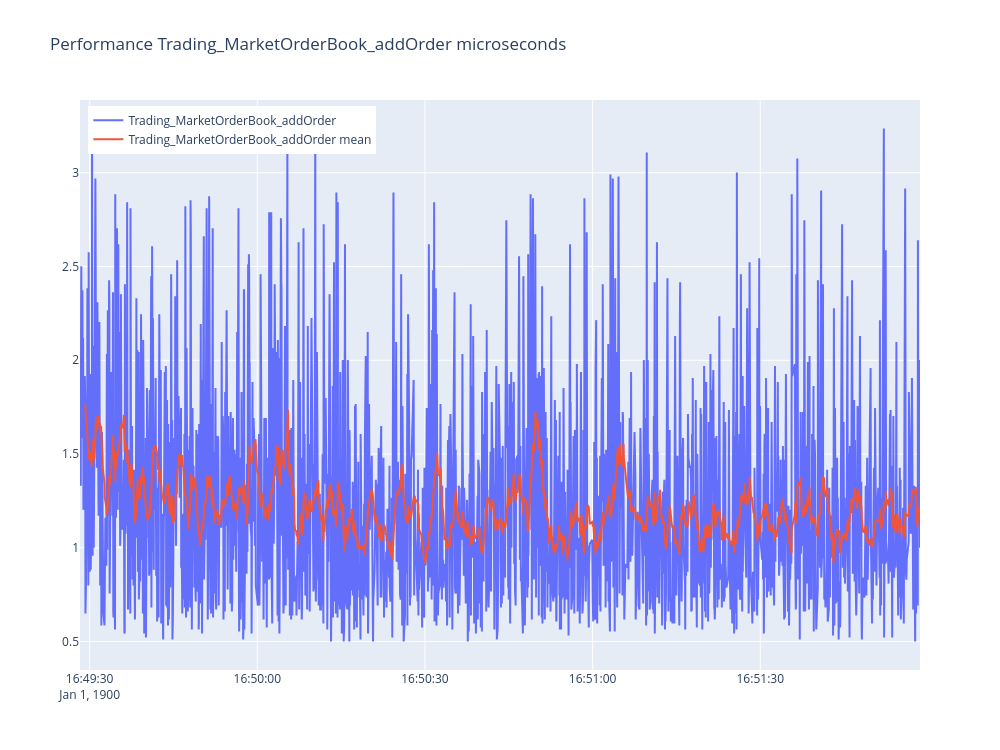
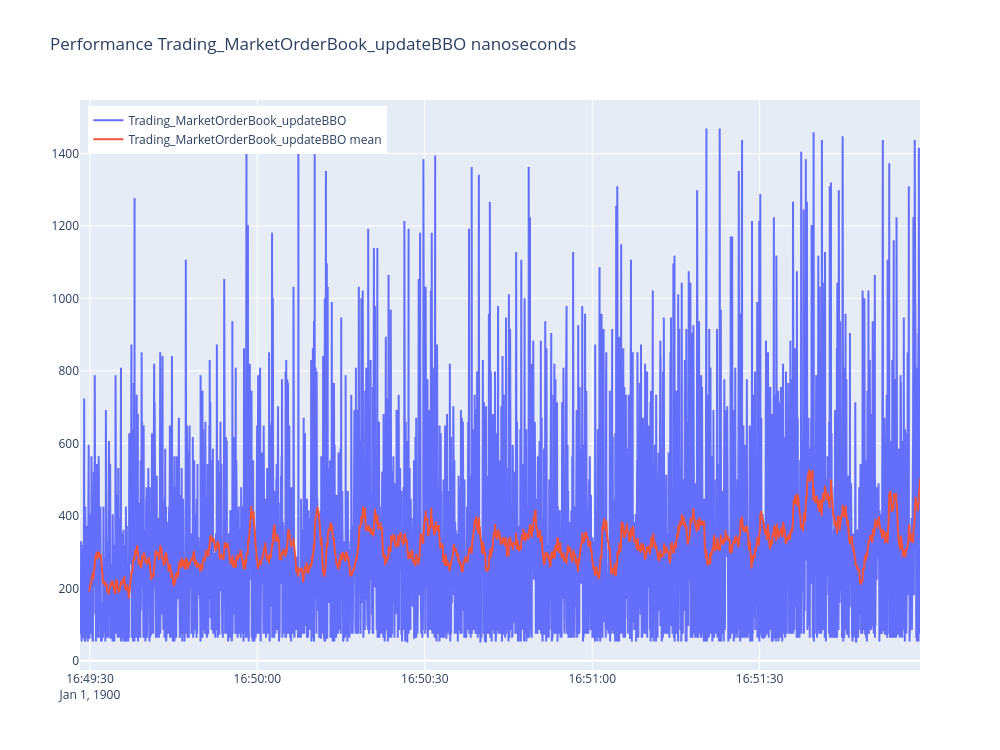
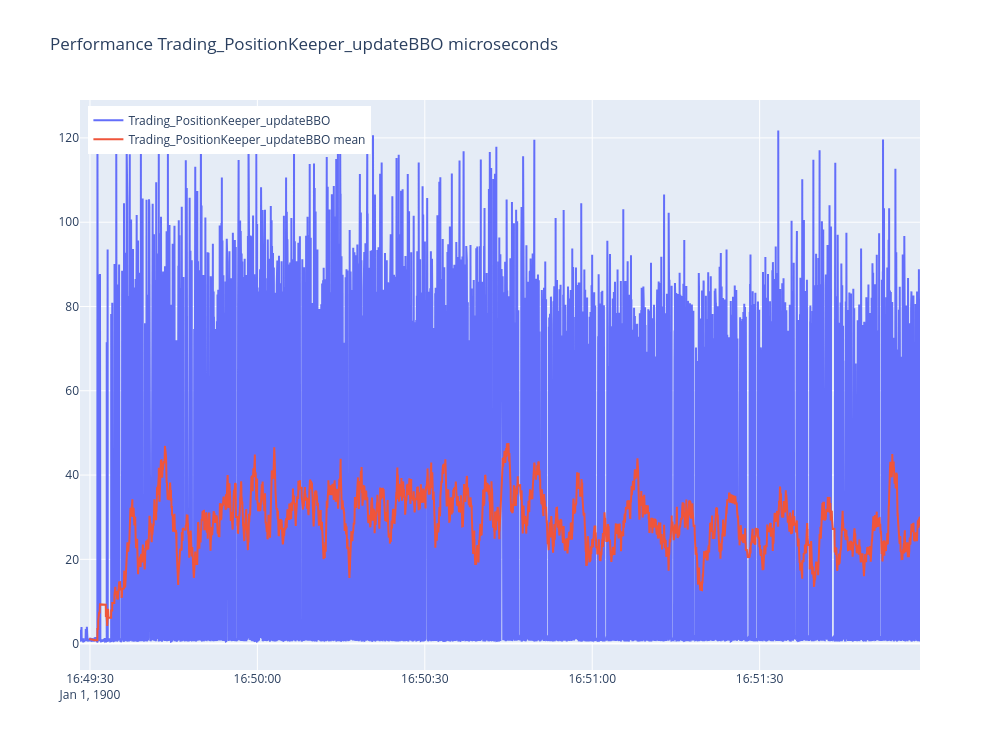
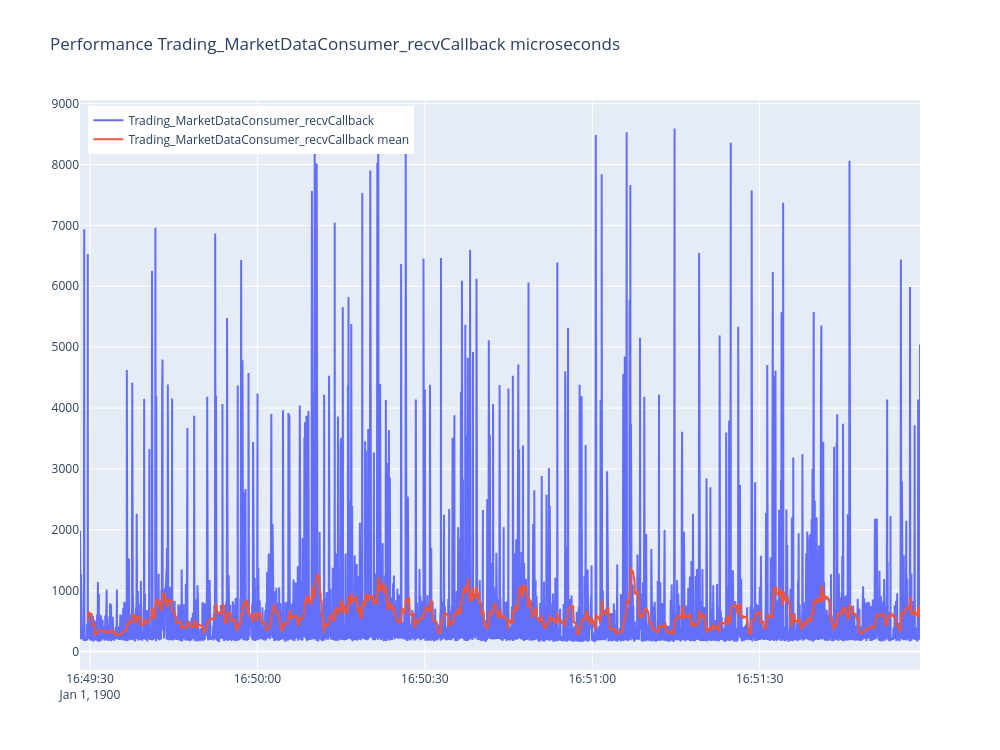

The code cell stored with these charts, in order, in its notebook:
### Code cell
for tag in rdtsc_df['tag'].unique():
    print(tag)
    
    fig = go.Figure()

    t_df = rdtsc_df[rdtsc_df['tag'] == tag].copy()
    t_df = t_df[t_df['latency'] > 0]

    q_hi = t_df['latency'].quantile(0.99)
    q_lo = t_df['latency'].quantile(0.01)
    t_df = t_df[(t_df['latency'] < q_hi) & (t_df['latency'] > q_lo)]

    mean = t_df['latency'].astype(float).mean()
    print('{} has {} observations mean {}'.format(tag, len(t_df), mean))

    rolling_window = max(1, int(len(t_df) / 100))

    use_micros = False
    if mean >= 1000:
        use_micros = True
        t_df['latency'] = t_df['latency'].astype(float) / 1000

    fig.add_trace(go.Scatter(x=t_df['timestamp'], y=t_df['latency'], name=tag))
    fig.add_trace(go.Scatter(x=t_df['timestamp'], y=t_df['latency'].rolling(rolling_window).mean(), name=tag + ' mean'))
#     fig.add_trace(go.Scatter(x=t_df['timestamp'], y=t_df['latency'].rolling(rolling_window).std(), name=tag + ' std'))

    fig.update_layout(title='Performance ' + tag + ' ' + ('microseconds' if use_micros else 'nanoseconds'), height=750, width=1000, hovermode='x', legend=dict(
        yanchor="top",
        y=0.99,
        xanchor="left",
        x=0.01
    ))
    fig.show()

### Figure 1 — Plotly figure (JSON) as saved in the notebook; plotly's stock layout.template omitted (floating-point values rounded to 4 significant figures; data arrays with more than 128 entries replaced by an {"elided": "..."} marker saying what was removed)
{"data": [{"name": "Trading_MarketOrderBook_addOrder", "type": "scatter", "x": {"elided": "1933 str values"}, "y": {"elided": "1933 float values"}}, {"name": "Trading_MarketOrderBook_addOrder mean", "type": "scatter", "x": {"elided": "1933 str values"}, "y": {"elided": "1933 float values"}}], "layout": {"height": 750, "hovermode": "x", "legend": {"x": 0.01, "xanchor": "left", "y": 0.99, "yanchor": "top"}, "title": {"text": "Performance Trading_MarketOrderBook_addOrder microseconds"}, "width": 1000}}

### Figure 2 — Plotly figure (JSON) as saved in the notebook; plotly's stock layout.template omitted (floating-point values rounded to 4 significant figures; data arrays with more than 128 entries replaced by an {"elided": "..."} marker saying what was removed)
{"data": [{"name": "Trading_MarketOrderBook_updateBBO", "type": "scatter", "x": {"elided": "4551 str values"}, "y": {"elided": "4551 float values"}}, {"name": "Trading_MarketOrderBook_updateBBO mean", "type": "scatter", "x": {"elided": "4551 str values"}, "y": {"elided": "4551 float values"}}], "layout": {"height": 750, "hovermode": "x", "legend": {"x": 0.01, "xanchor": "left", "y": 0.99, "yanchor": "top"}, "title": {"text": "Performance Trading_MarketOrderBook_updateBBO nanoseconds"}, "width": 1000}}

### Figure 3 — Plotly figure (JSON) as saved in the notebook; plotly's stock layout.template omitted (floating-point values rounded to 4 significant figures; data arrays with more than 128 entries replaced by an {"elided": "..."} marker saying what was removed)
{"data": [{"name": "Trading_PositionKeeper_updateBBO", "type": "scatter", "x": {"elided": "4552 str values"}, "y": {"elided": "4552 float values"}}, {"name": "Trading_PositionKeeper_updateBBO mean", "type": "scatter", "x": {"elided": "4552 str values"}, "y": {"elided": "4552 float values"}}], "layout": {"height": 750, "hovermode": "x", "legend": {"x": 0.01, "xanchor": "left", "y": 0.99, "yanchor": "top"}, "title": {"text": "Performance Trading_PositionKeeper_updateBBO microseconds"}, "width": 1000}}

### Figure 4 — Plotly figure (JSON) as saved in the notebook; plotly's stock layout.template omitted (floating-point values rounded to 4 significant figures; data arrays with more than 128 entries replaced by an {"elided": "..."} marker saying what was removed)
{"data": [{"name": "Trading_MarketDataConsumer_recvCallback", "type": "scatter", "x": {"elided": "3628 str values"}, "y": {"elided": "3628 float values"}}, {"name": "Trading_MarketDataConsumer_recvCallback mean", "type": "scatter", "x": {"elided": "3628 str values"}, "y": {"elided": "3628 float values"}}], "layout": {"height": 750, "hovermode": "x", "legend": {"x": 0.01, "xanchor": "left", "y": 0.99, "yanchor": "top"}, "title": {"text": "Performance Trading_MarketDataConsumer_recvCallback microseconds"}, "width": 1000}}
